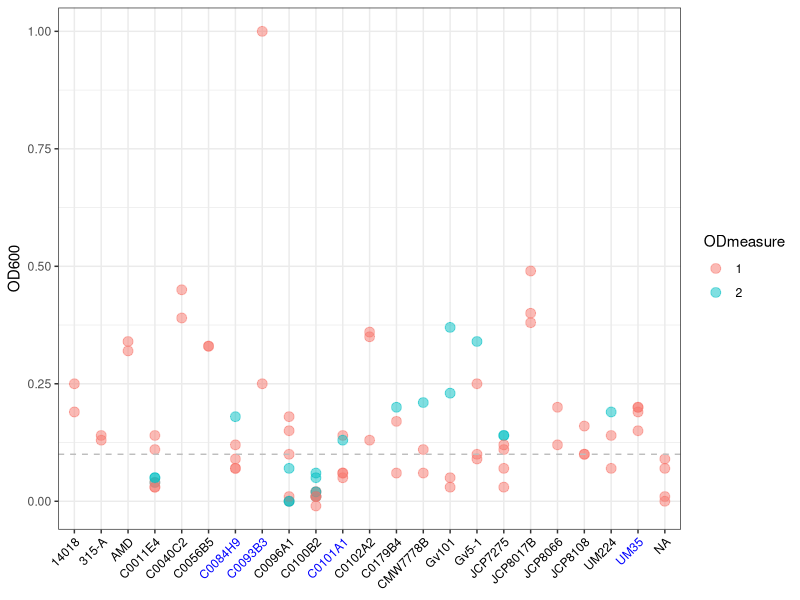
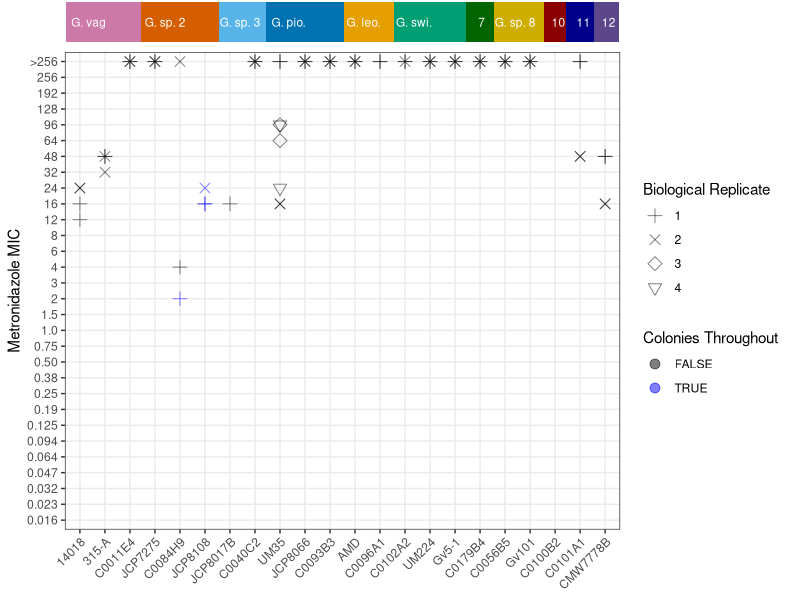
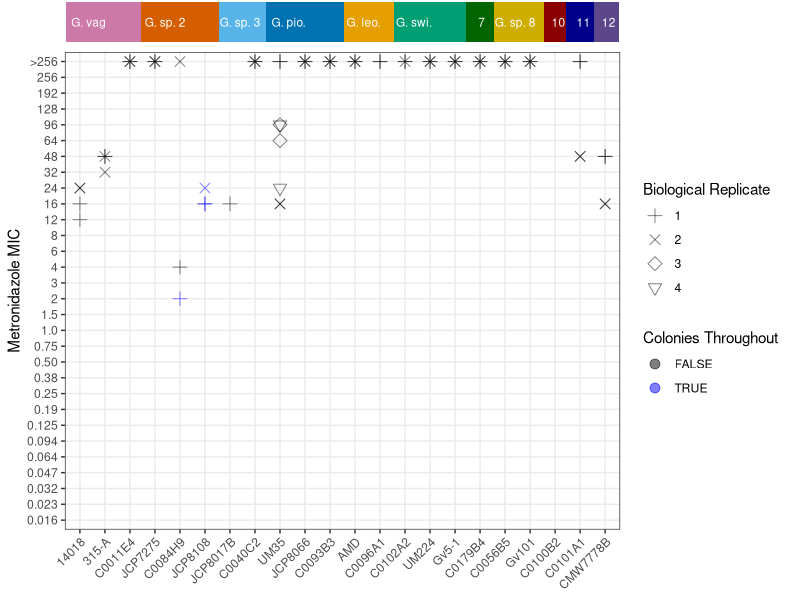

These figures' R source, in order: (Note: this script raises an error after producing the figures.)
## ---- chunk 1
library(tidyverse)
library(cowplot)
library(formattable)
`%!in%` <- negate(`%in%`)
## ---- chunk 2

strains <- c("14018", "315-A", "C0011E4", "JCP7275", "C0084H9", "JCP8108", "JCP8017B", "C0040C2" , "UM35",  "JCP8066", "C0093B3", "AMD", "C0096A1", "C0102A2",  "UM224", "Gv5-1", "C0179B4", "C0056B5", "Gv101", "C0100B2", "C0101A1", "CMW7778B")

species <- c("Gardnerella vaginalis", "Gardnerella sp. 2", "Gardnerella sp. 3", "Gardnerella piotii", "Gardnerella leopoldii", "Gardnerella swidsinskii", "Gardnerella sp. 7", "Gardnerella sp. 8", "Gardnerella sp. 10", "Gardnerella sp. 11", "Gardnerella sp. 12")

speciesAbbrevs <- c("G. vag", "G. sp. 2", "G. sp. 3", "G. pio.", "G. leo.", "G. swi.", "7", "G. sp. 8", "10", "11", "12")

metroDoses <- c("0.016", "0.023", "0.032", "0.047", "0.064", "0.094", "0.125", "0.19", "0.25", "0.38", "0.50", "0.75", "1.0", "1.5", "2", "3", "4", "6", "8", "12", "16", "24", "32", "48", "64", "96", "128", "192", "256", ">256")

h48Strains <- c("C0084H9", "C0093B3", "C0101A1", "UM35")

figureOut <- "../../experiments_figures"
## ---- chunk 3

strainIDs  <- read_csv("./data/strainIDs.csv")

strainODs <-  read_csv("./data/strainODs.csv")

strainMICs <- read_csv("./data/strainMICs.csv")

strainSpecies <- strainIDs %>%
  select(Strain, Species) %>%
  unique

## ---- chunk 4

theme_set(theme_bw())

speciesColor <- scale_color_manual(values=c("#CC79A7", "#D55E00", "#56B4E9", "#0072B2", "#E69F00", "#009E73", 
                                                 "darkgreen", "gold3", "darkred", "darkblue",
                                                 "mediumpurple4"))

speciesFill <- scale_fill_manual(values=c("#CC79A7", "#D55E00", "#56B4E9", "#0072B2", "#E69F00", "#009E73", 
                                                 "darkgreen", "gold3", "darkred", "darkblue",
                                                 "mediumpurple4"))


## ---- chunk 5
odDF <- strainODs %>%
  left_join(strainIDs) %>%
  with_groups(Strain, mutate, BioRepRank=dense_rank(BioRep)) %>%
  with_groups(c(Strain, BioRepRank), mutate, ODmeasure=as.character(dense_rank(ODdate))) %>%
  mutate(incubationPeriod=case_when(Strain %in% h48Strains~"48",
                                  !(Strain %in% h48Strains)~"24"))
## ---- chunk 6
xAxisColors0 <- odDF %>%
  select(Strain, incubationPeriod) %>%
  unique %>%
  arrange(Strain) %>%
  .$incubationPeriod
xAxisColors <- ifelse(xAxisColors0=="24", "black", "blue")

odDF %>%
  ggplot(aes(x=Strain, y=OD, color=ODmeasure)) +
  geom_point(size=3, alpha=0.5) +
  geom_hline(yintercept=0.1, color="gray", linetype=2) +
  scale_x_discrete(drop=FALSE) +
  #scale_shape_manual(values=c(3, 4)) +
  theme(axis.text.x = element_text(angle=45, hjust=1, color=xAxisColors)) +
  labs(x=NULL, y="OD600", shape="Biological Replicate")
## ---- chunk 7
micDF <- strainMICs %>%
    left_join(strainIDs)

micDF1 <- micDF %>%
  filter(MIC != "hard to read",
         MIC != "unable to read",
         MIC != "too streaky to read", 
         MIC != "Streaky") %>%
  replace_na(list(Notes="None")) %>%
  with_groups(Strain, mutate, BioRepRank=dense_rank(BioRep)) %>%
  mutate(MIC=factor(MIC, levels=metroDoses),
         Strain=factor(Strain, levels=strains),
         BioRepRank=as.character(BioRepRank), 
         ColoniesThroughout=str_detect(Notes, "colonies"))
## ---- chunk 8
micPlot <- micDF1 %>%
  mutate(Strain=factor(Strain, levels = strains),
         Species=factor(Species, levels = species)) %>%
    ggplot(aes(x=Strain, y=MIC, shape=BioRepRank, color=ColoniesThroughout)) +
    geom_point(size=3, alpha=0.5) +
    scale_x_discrete(drop=FALSE) +
    scale_y_discrete(drop=FALSE) +
    scale_shape_manual(values=c(3, 4, 5, 6)) +
    scale_color_manual(values = c("black", "blue")) +
    theme(axis.text.x = element_text(angle=45, hjust=1)) +
    labs(x=NULL, y="Metronidazole MIC", shape="Biological Replicate", color="Colonies Throughout")

speciesBar <- strainSpecies %>%
  mutate(Strain=factor(Strain, levels = strains),
         Species=factor(Species, levels = species),
         SpeciesLab=factor(Species, levels=species, labels=speciesAbbrevs)) %>%
  with_groups(Species, mutate, num=rank(Strain)) %>%
  mutate(SpeciesLab=case_when(num==1~SpeciesLab,
                              num!=1~"")) %>%
  ggplot() +
    geom_bar(aes(x=Strain, y=1, fill=Species), stat="identity", width=1.1) +
    geom_text(aes(x=Strain, y=0.5, label=SpeciesLab), color="white", hjust = 0.25, size=3) +
    speciesFill +
    theme_void() +
    theme(legend.position = "none")

plot_grid(speciesBar, micPlot, ncol=1, rel_heights = c(0.08, 1),  align = "v", axis = "lr")
ggsave(file.path(figureOut, paste(Sys.Date(), "Figure6_metro_mic.png", sep="_")))
## ---- chunk 9
s1 <- micDF1 %>%
  with_groups(Strain, summarize, n=n_distinct(BioRep)) %>%
  filter(n<2) 
s1 %>%
  bind_rows(., list(Strain=setdiff(strainIDs$Strain, micDF1$Strain),n=0)) %>%
  dplyr::rename("n biological replicates"=n) %>%
  formattable
## ---- chunk 10
sessionInfo()
